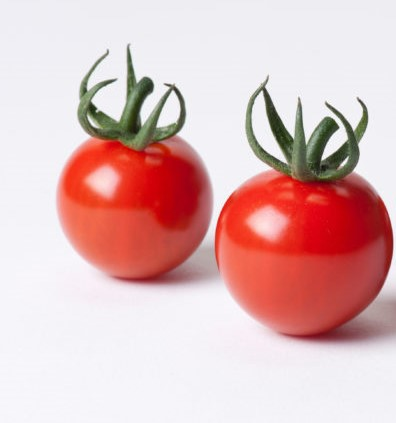
#> input picture Lab1-1/Program/1.jpg, 396 x 423 px
$ python 00SIFT.py
#> lines starting #> are read from the running program, lines starting #| are printed output that depends on the picture

#This code was inspired direclty by the ICPs given in the class


#Importing cv2 ,matplotlib
import cv2
import matplotlib.pyplot as MyPyplt


# Inserting photos to the system,  sources: https://sakatavegetables.com/specialty-tomatoes/
#as well as converting them to CV2 RBG

MyImage1 = cv2.imread('1.jpg')
#> MyImage1 is the input picture: shape (423, 396, 3); mean B, G, R 187, 186.9, 223.6

MyImage1 = cv2.cvtColor(MyImage1, cv2.COLOR_BGR2RGB)

MyImage2 = cv2.imread('2.jpg')
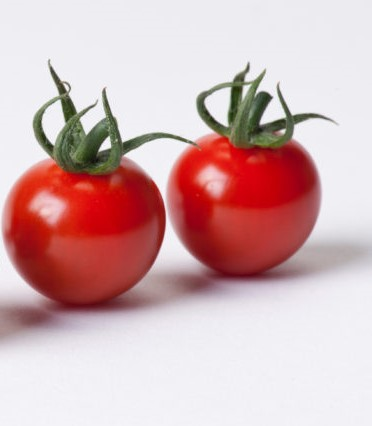
#> input picture Lab1-1/Program/2.jpg, 372 x 426 px
#> MyImage2 is the input picture: shape (426, 372, 3); mean B, G, R 180.3, 178.6, 211.6

MyImage2 = cv2.cvtColor(MyImage2, cv2.COLOR_BGR2RGB)

#As descriped that this line is required for version-3
orb = cv2.ORB_create()

#detecting and computing keypoints on both images, des1,2 will be used later on.
ImgKP, des1 = orb.detectAndCompute(MyImage1, None)
#> ImgKP = 500 keypoints; strongest (x, y, size): (172, 92, 31), (173, 92, 44.6), (263, 89, 37.2), (337, 127, 44.6)

ImgKP2, des2 = orb.detectAndCompute(MyImage2, None)
#> ImgKP2 = 500 keypoints; strongest (x, y, size): (267, 95, 64.3), (282, 114, 64.3), (266, 95, 77.1), (279, 112, 77.1)

#new 2 images with the keypoints displayed
Img1AfrPrs = cv2.drawKeypoints(MyImage1,ImgKP,None) # Draw circles.
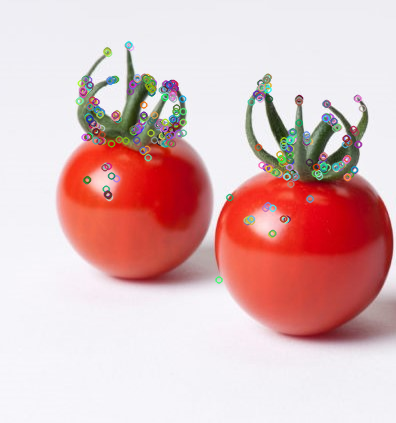
#> Img1AfrPrs: shape (423, 396, 3); mean R, G, B 222.3, 186.4, 186.7

Img2AfrPrs = cv2.drawKeypoints(MyImage2,ImgKP2,None) # Draw circles.
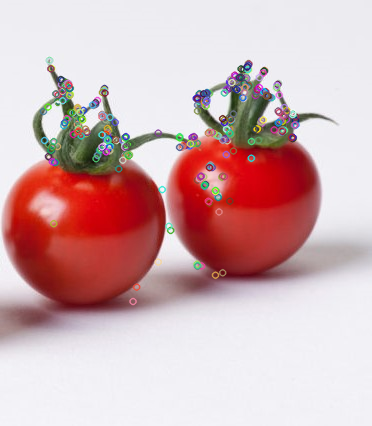
#> Img2AfrPrs: shape (426, 372, 3); mean R, G, B 210.3, 177.9, 180.1

MyPyplt.imshow(Img1AfrPrs)
MyPyplt.show()
MyPyplt.imshow(Img2AfrPrs)
MyPyplt.show()


bf = cv2.BFMatcher(cv2.NORM_HAMMING, crossCheck=True)

matches = bf.match(des1, des2)
#> matches = 155 matches

matches = sorted(matches, key = lambda x:x.distance)

 #creating a new image with matches on both and connected using drawMatches()
img_matches = cv2.drawMatches(MyImage1, ImgKP, MyImage2, ImgKP2, matches[:50], MyImage2, flags=2)
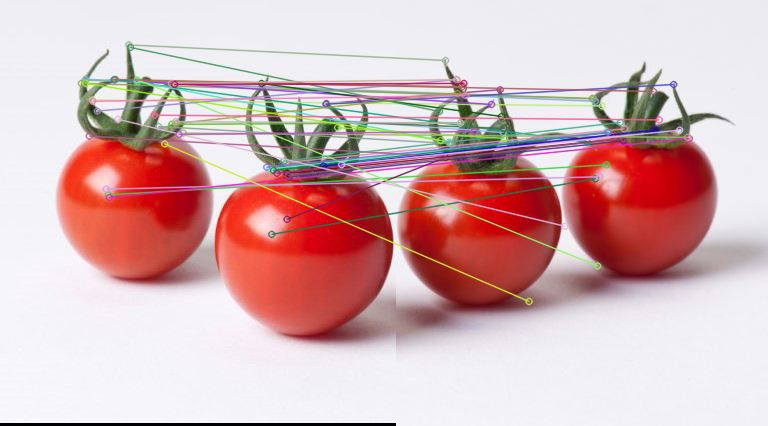
#> img_matches: shape (426, 768, 3); mean R, G, B 214, 179.9, 181.3

MyPyplt.imshow(img_matches);
MyPyplt.show()
